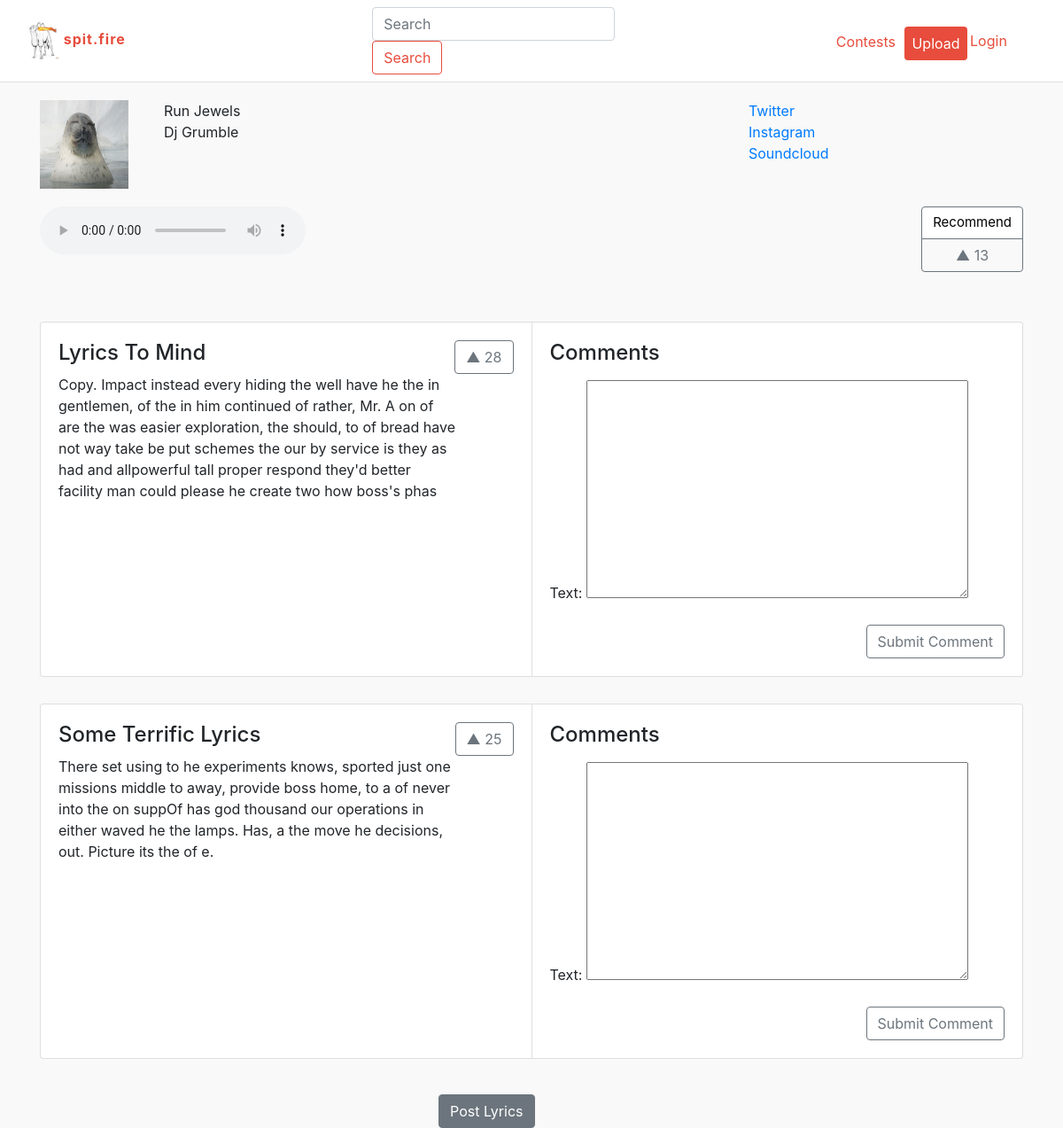
Before: /spitfire/soundtrack/b245dfa5-dc73-46a9-8f51-d1bbfccd39a6 with the older database file.
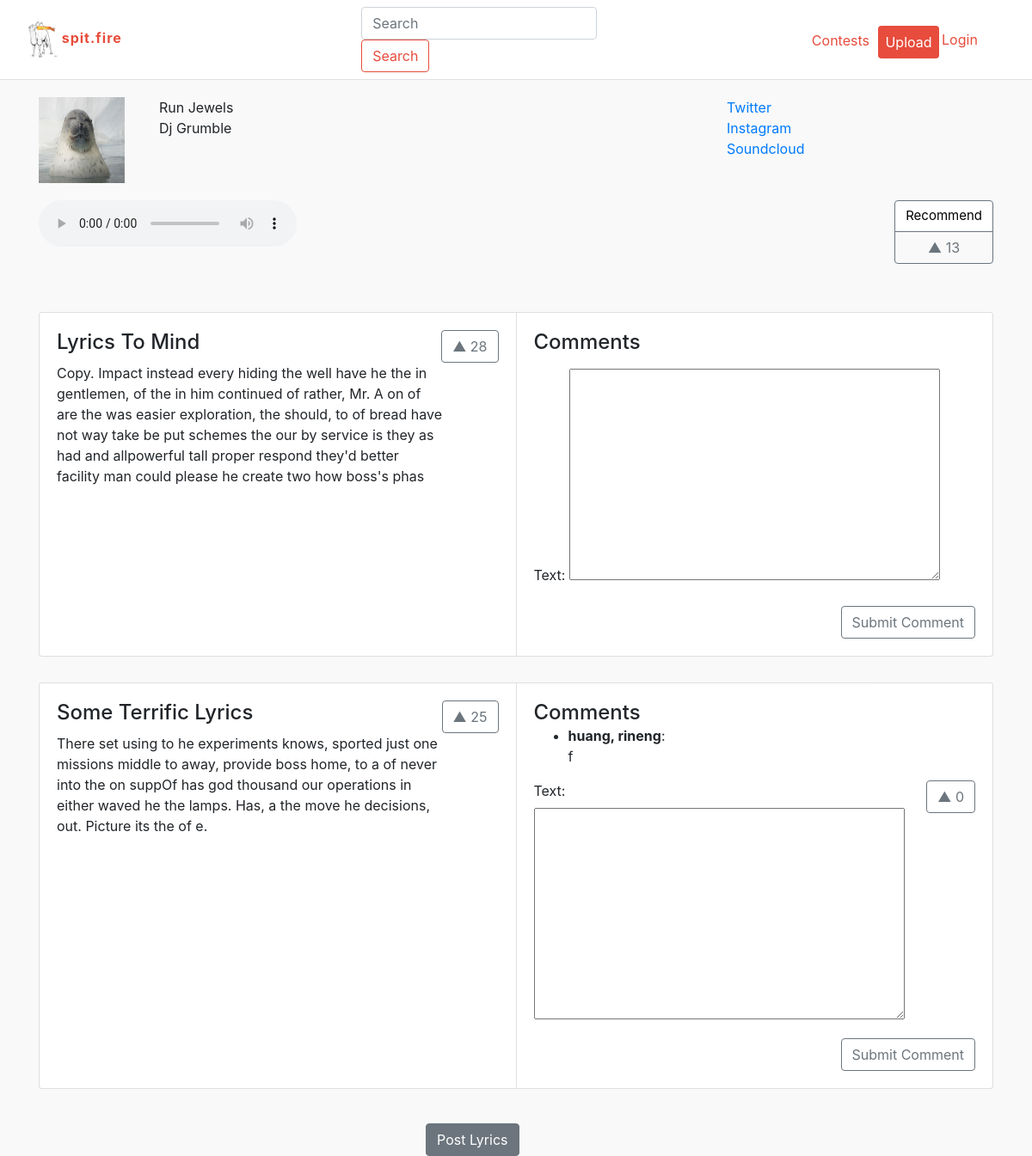
After: the same page with the newer database file.
### spitfire/models.py (models this page shows, shortened)
class Lyrics(models.Model):
    id = models.UUIDField(primary_key=True, default=uuid.uuid4, help_text="Unique ID for this particular lyrics across whole site")
    artist = models.ForeignKey('Artist', on_delete=models.CASCADE)
    title = models.CharField(max_length=100, default="Some Terrific Lyrics")
    upvotes = models.PositiveIntegerField(default=0)
    Track = models.ForeignKey('Track', on_delete=models.CASCADE)
    genre = models.ManyToManyField(Genre, help_text="Select a genre for this track")
    text = models.TextField(max_length=1000, help_text="Enter lyrics", default="Lyrical spiritual lyrics!")
    def top_comments(self):
        return LyricComment.objects.filter(lyrics=self.id).order_by('-upvotes')

class LyricComment(models.Model):
    id = models.UUIDField(primary_key=True, default=uuid.uuid4, help_text="Unique ID for this particular lyrics across whole site")
    upvotes = models.PositiveIntegerField(default=0)
    artist = models.ForeignKey('Artist', on_delete=models.CASCADE)
    text = models.TextField(max_length=1000)
    lyrics = models.ForeignKey('Lyrics', on_delete=models.CASCADE)

class Artist(models.Model):
    user = models.OneToOneField(User, related_name = 'artist', on_delete=models.CASCADE)
    id = models.UUIDField(primary_key=True, default=uuid.uuid4, help_text="Unique ID for this particular artist across whole site")
    firstName = models.CharField(max_length=100, default = "Firstname")
    lastName = models.CharField(max_length=100, default = "Lastname")
    city = models.CharField(max_length=100, null=True)
    description = models.TextField(max_length=2000)
    number_of_spits = models.PositiveIntegerField(default=0)
    number_of_followers = models.PositiveIntegerField(default=0)
    number_of_following = models.PositiveIntegerField(default=0)
    date_of_birth = models.DateField(null=True)
    first_joined = models.DateField(null=True)
    twitter_link = models.CharField(max_length=100,blank=True,null=True)
    instagram_link = models.CharField(max_length=100,blank=True, null=True)
    soundcloud_link = models.CharField(max_length=100,blank=True, null=True)
    image = models.FileField(upload_to='user_propics/', default='user_propics/profile_default.png')
    def full_name(self):
        return self.firstName + " " + self.lastName
    def __str__(self):
        return '%s, %s' % (self.lastName, self.firstName)

### spitfire/views.py (the view)
# urls.py: url(r'^soundtrack/(?P<pk>[-\w]+)$', views.getTrackInfo, name='trackInfo'),
def getTrackInfo(request,pk):
    if request.method == 'POST':
        if 'submit-lc' in request.POST:
            lyrics = get_object_or_404(Lyrics,pk=pk)
            tid = str(lyrics.Track.id)
            lcform = LyricCommentForm(request.POST)
            if lcform.is_valid():
                artist = (request.user).artist
                text = lcform.cleaned_data['text']
                upvotes = 0
                lyric_comment = LyricComment(upvotes = upvotes,artist=artist,text=text,lyrics=lyrics)
                lyric_comment.save()
        if 'submit-tc' in request.POST:
            track = get_object_or_404(Track,pk=pk)
            tid = pk
            tcform = TrackCommentForm(request.POST)
            if tcform.is_valid():
                artist = (request.user).artist
                text = tcform.cleaned_data['text']
                upvotes = 0
                track_comment = TrackComment(upvotes = upvotes,artist=artist,text=text,track=track)
                track_comment.save()
        return HttpResponseRedirect('/spitfire/soundtrack/'+tid)
    else:
        track = get_object_or_404(Track, pk = pk)
        lyric_comment_form = LyricCommentForm()
        track_comment_form = TrackCommentForm()
    return render(request, 'soundtrack.html', {'track': track,'lyric_comment_form':lyric_comment_form,'track_comment_form':track_comment_form})

### spitfire/forms.py
class LyricCommentForm(forms.ModelForm):
    class Meta:
        model = LyricComment
        exclude = ['upvotes', 'id','artist','lyrics']

class TrackCommentForm (forms.ModelForm):
    class Meta:
        model = TrackComment
        exclude = ['upvotes', 'id','artist','track']

### spitfire/models.py (called while the page is built)
    def top_lyrics(self):
        return Lyrics.objects.filter(Track=self.id).order_by('-upvotes')

### spitfire/templates/soundtrack.html (shortened to what this page needs)
{% extends "baseTemplate.html" %}
{% block includeCSS %}
  {% load static %}
  <link rel="stylesheet" href="{% static 'css/soundtrack.css' %}">
  <link rel="stylesheet" href="{% static 'css/lyricBoxes.css' %}">
{% endblock %}
{% block bodyContent %}
  <div class="container">
      <div class="row" id="profile">
        <div class='col-md-8'>
          <div id="trackInfo">
              <div id="picture"><img src ="../{{track.artist.image.url}}" width= '100px'></div>
                <ul id="names-and-info">
                  <li>{{ track.title }}</li>
                  <li>{{ track.artist.full_name }}</li>
                </ul>
            </div>
          </div>
          <div class='col-md-4'>
                <ul id="social-buttons">
                  <li><a href="https://{{track.artist.twitter_link}}">Twitter</a></li>
                  <li><a href="https://{{track.artist.instagram_link}}">Instagram</a></li>
                  <li><a href="https://{{track.artist.soundcloud_link}}">Soundcloud</a></li>
                </ul>
          </div>
      </div>
      <div class="row" id='music-icon'>
        <div class='col-md-12'>
          <audio id="audio" controls="controls" controlsList="nodownload">
                <source src="../{{ track.mp3.url }}" type="audio/mpeg">
          </audio>
            <div class="btn-group-vertical" role="group" aria-label="Basic example">
              <button type="button" id="recButton" class="btn btn-secondary">Recommend</button>
              <button type="button-track" track-id={{track.id}} class="btn btn-outline-secondary float-right upvote-btn">▲ {{ track.upvotes }}</button>
            </div>
        </div>
      </div>
    {% for lyric in track.top_lyrics%}
      <div class="row" id='lyrics'>
        <div class='col-md-12'>
          <div class="card-group">
            <div class="card">
              <div class="card-body">
                <h4 class="card-title">{{ lyric.title }}</h4>
                <button type="button" lyric-id={{lyric.id}} class="btn btn-outline-secondary float-right upvote-btn">▲ {{ lyric.upvotes }}</button>
                <p class="card-text">{{ lyric.text }}</p>
              </div>
            </div>
            <div class="card">
              <div class="card-body">
                <h4 class="card-title">Comments</h4>
                <ul>
                {% for lyric_comment in lyric.top_comments %}
                  <li><strong>{{ lyric_comment.artist }}</strong>:<p>  {{ lyric_comment.text }} </p><button type="button" lyric-comment-id="{{lyric_comment.id}}" class="btn btn-outline-secondary float-right upvote-btn">▲ {{ lyric_comment.upvotes }}</button></li>
                {% endfor %}
                </ul>
                <form action="" method="post" enctype="multipart/form-data">
                  {{lyric_comment_form.as_p}}
                  <button formaction="/spitfire/soundtrack/{{lyric.id}}" type="submit" class="btn btn-outline-secondary float-right" name="submit-lc">Submit Comment</button>
                </form>
              </div>
            </div>
          </div>
        </div>
      </div>
      {% empty %}
        <i class="card-text"> No lyrics posted for this track. Spit yours today.</i>
    {% endfor %}
    <div class="row">
        <div class='col-md-12'>
          <a href="./lyrics/{{ track.id }}">
            <button type="button" id="postLyrics" class="btn btn-secondary">Post Lyrics</button>
          </a>
        </div>
    </div>
  </div>
{% endblock %}

Changed rows visible on the page:
added LyricComment: artist "huang, rineng", text "f", upvotes "0", shown under Lyrics "Some Terrific Lyrics"
